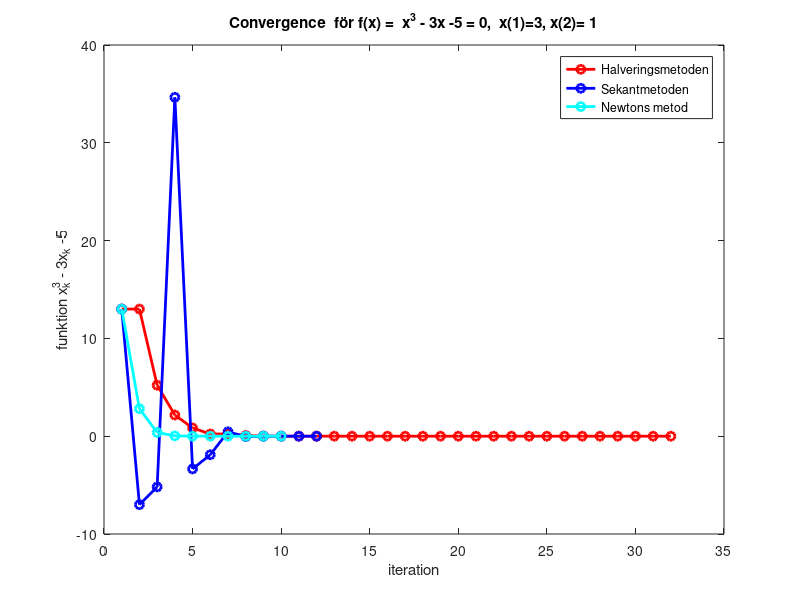

Write the MATLAB code that produced this figure.
close all;

tolerance = 10e-10;

fun = @(x)x^3 - 3*x -5;

% definition av intervalet [n,p]

n= 0;
p=3;
it=0;

% Halveringsmetoden

	  while abs(n - p) > tolerance
m = (n + p)/2;
         if fun(m) < 0 
  n = m;
         else
	   p = m;
        end

	it = it+1;

func_val(it) =fun(p);
iteration(it) = it;
end

%Sekantmetoden

x=0;
iteration_sekant = 0;
func_sekant = 0;
k=2;
%Initialiseringen
x(1) = 3.0;
x(2) = 1.0;


iteration_sekant(1) = 1;
iteration_sekant(2) = 2;
func_sekant(1) =fun(x(1));
func_sekant(2) =fun(x(2));


while  abs(x(k) - x(k-1)) > tolerance

numerator =  fun(x(k))*(x(k-1) - x(k));
denominator = fun(x(k-1)) - fun(x(k));

x(k+1) = x(k) - numerator/denominator;

k = k+1
  iteration_sekant(k) = k;
func_sekant(k) =fun(x(k));


end

	
figure

plot(iteration,  func_val,'o r-',  'LineWidth',2)

  hold on
plot(iteration_sekant,func_sekant, 'o b-',  'LineWidth',2)


% Newtons metod

y=0;
iteration_newton = 0;
func_newton = 0;


%Initialiseringen
y(1) = 3.0;
k=2;

iteration_newton(1) = 1;
func_newton(1) =fun(y(1));
numerator =  fun(y(1));
denominator =  3.0*y(1)^2 -2.0;
y(2) = y(1) - numerator/denominator;
  
% Main Newton's iterations  
while abs( y(k) - y(k-1) ) > tolerance

numerator =  fun(y(k));
denominator =  3.0*y(k)^2 -2.0;
y(k+1) = y(k) - numerator/denominator;
iteration_newton(k) = k;
func_newton(k) =fun(y(k));
k = k+1;
  end

  plot(iteration_newton,func_newton, 'o c-','LineWidth',2)

  
  xlabel('iteration')
  ylabel('funktion x_k^3 - 3x_k -5')
  legend('Halveringsmetoden','Sekantmetoden','Newtons metod')
  title(['Convergence  för f(x) =  x^3 - 3x -5 = 0,  x(1)=',num2str(x(1)),', x(2)= ',num2str(x(2))])

 iteration_sekant

 iteration_newton
